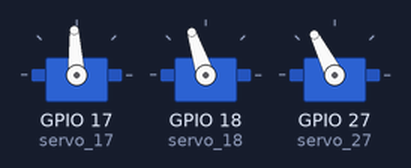
This program was run on a simulated Raspberry Pi (BCM pin numbers). Shown: 3 × servo. Servo angles are drawn from the pulse width (0.5 ms = 0°, 2.5 ms = 180°).

Above: at 0.05 s.
At 0.45 s:
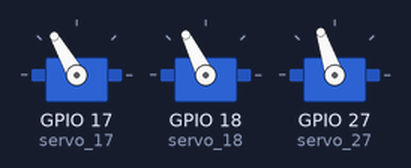
At 0.85 s:
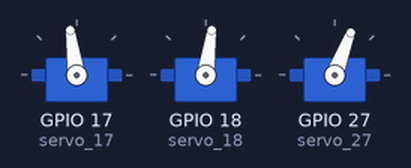
At 1.05 s:
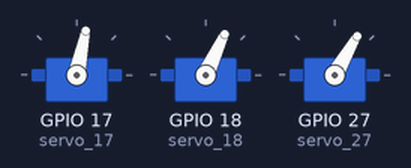
At 1.25 s:
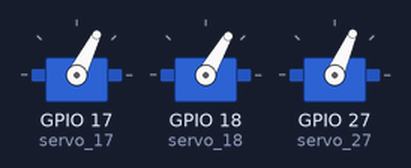
At 1.7 s:
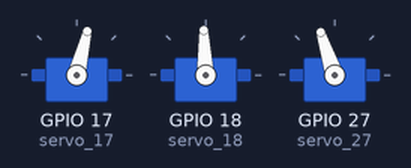
Timing chart, 0 to 4.2 s (numbered marks = the images above):
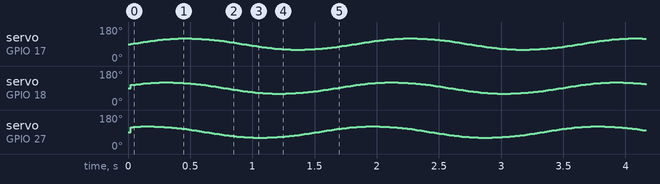

The program:

main.py
```python
import math
import time
from gpiozero import AngularServo


def main():
    servo_17 = AngularServo(17)
    servo_18 = AngularServo(18)
    servo_27 = AngularServo(27)

    t = 0
    max_angle = 60
    gap_angle = 30

    try:
        while True:
            servo_17.angle = math.sin(math.radians(t % 360)) * max_angle
            servo_18.angle = math.sin(math.radians((t % 360) + gap_angle)) * max_angle
            servo_27.angle = math.sin(math.radians((t % 360) + (gap_angle * 2))) * max_angle

            t += 2
            time.sleep(0.01)
    except KeyboardInterrupt:
        servo_17.angle = 0
        servo_18.angle = 0
        servo_27.angle = 0


if __name__ == '__main__':
    main()
```
